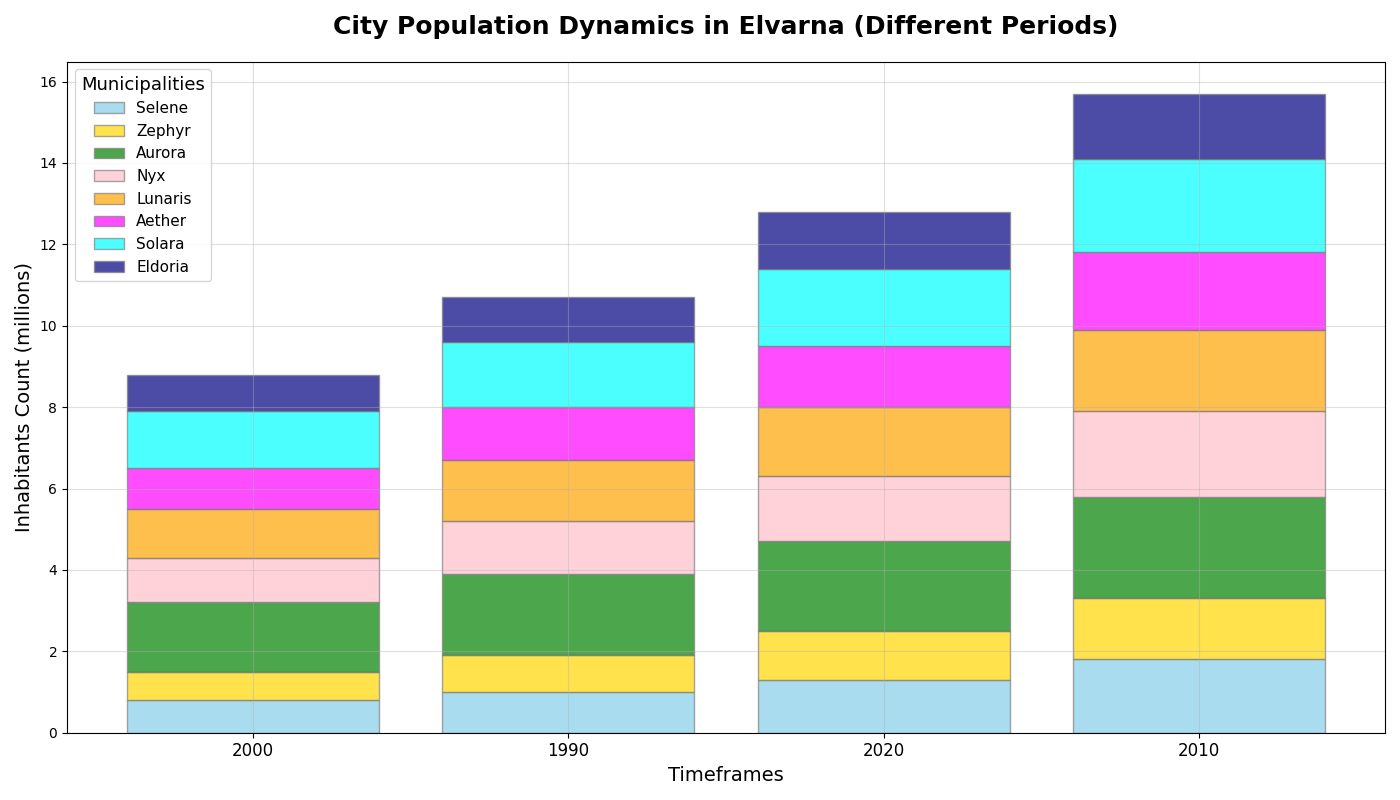

Recreate this plot in Python.
import matplotlib.pyplot as plt
import numpy as np

cities = ['Selene', 'Zephyr', 'Aurora', 'Nyx', 'Lunaris', 'Aether', 'Solara', 'Eldoria']
years = ['2000', '1990', '2020', '2010']

population_data = {
    'Lunaris': [1.2, 1.5, 1.7, 2.0],
    'Selene': [0.8, 1.0, 1.3, 1.8],
    'Aurora': [1.7, 2.0, 2.2, 2.5],
    'Eldoria': [0.9, 1.1, 1.4, 1.6],
    'Nyx': [1.1, 1.3, 1.6, 2.1],
    'Solara': [1.4, 1.6, 1.9, 2.3],
    'Zephyr': [0.7, 0.9, 1.2, 1.5],
    'Aether': [1.0, 1.3, 1.5, 1.9]
}

fig, ax = plt.subplots(figsize=(14, 8))
bar_positions = np.arange(len(years))
colors = ['skyblue', 'gold', 'green', 'pink', 'orange', 'magenta', 'cyan', 'navy']

# Initialize bottom array with zeros
bottom = np.zeros(len(years))

for i, city in enumerate(cities):
    ax.bar(
        bar_positions,
        population_data[city],
        bottom=bottom,
        color=colors[i],
        edgecolor='gray',
        label=city,
        alpha=0.7
    )
    # Update the bottom position to stack the next bars on top of the current city’s bars
    bottom += np.array(population_data[city])

ax.set_title('City Population Dynamics in Elvarna (Different Periods)', fontsize=18, fontweight='bold', pad=20)
ax.set_xlabel('Timeframes', fontsize=14)
ax.set_ylabel('Inhabitants Count (millions)', fontsize=14)
ax.set_xticks(bar_positions)
ax.set_xticklabels(years, fontsize=12)
ax.legend(title='Municipalities', title_fontsize='13', fontsize=11, loc='best')

ax.grid(True, linestyle='-', alpha=0.4)

plt.tight_layout()
plt.show()
